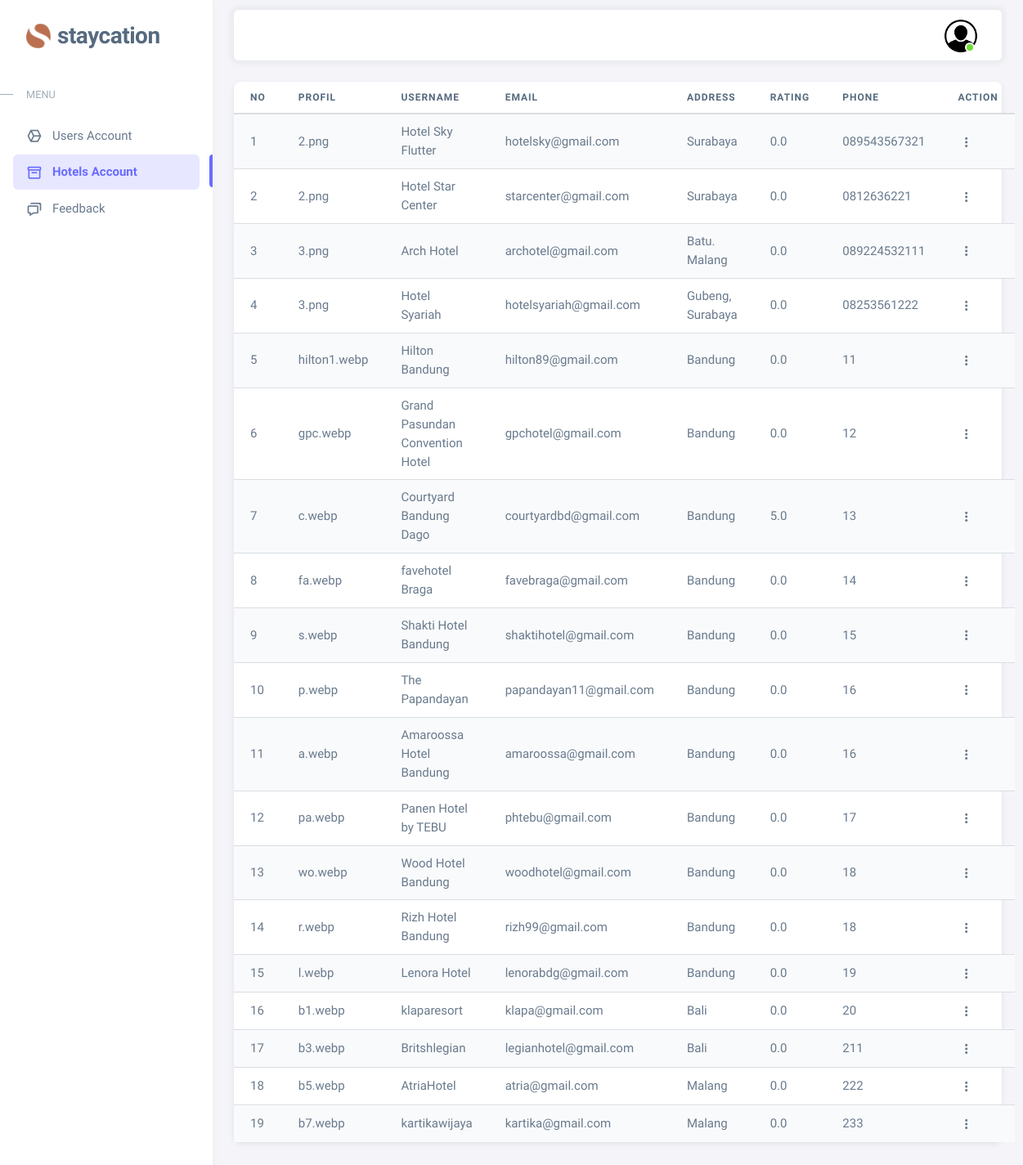
The page /dashboard/admin/akun-hotel.php on the database as committed earlier.
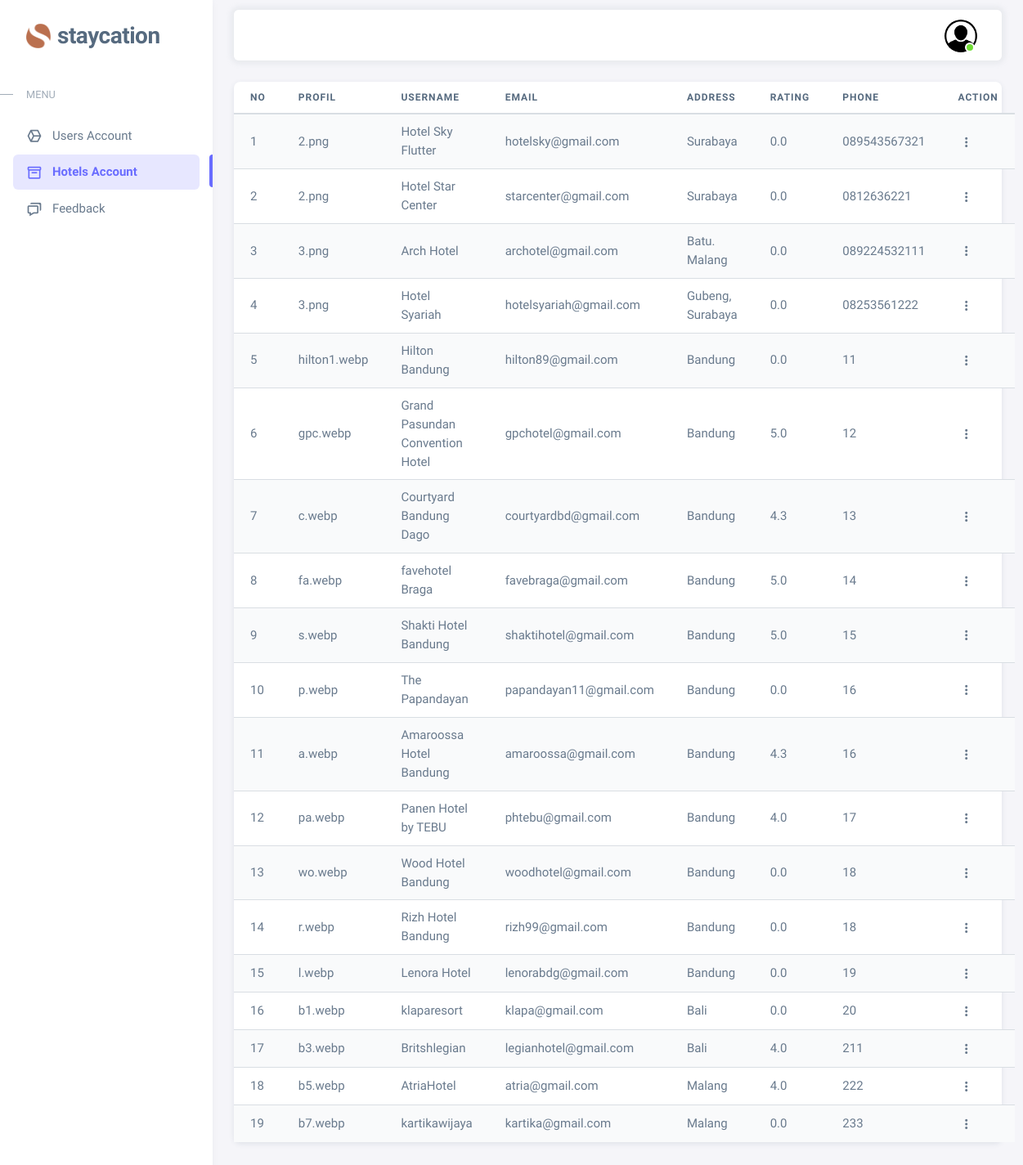
The same page on the database as committed later.
### tables this page shows
CREATE TABLE `hotel` (
  `ID_HOTEL` int(11) NOT NULL,
  `EMAIL_HOTEL` varchar(40) NOT NULL,
  `PASSWORD` varchar(255) NOT NULL,
  `NAMA_HOTEL` varchar(35) NOT NULL,
  `TLP_HOTEL` varchar(15) NOT NULL,
  `ALAMAT` varchar(30) NOT NULL,
  `RATING` decimal(5,1) NOT NULL,
  `ULASAN` varchar(100) NOT NULL,
  `GAMBAR_HOTEL` varchar(255) NOT NULL,
  `DESKRIPSI` varchar(500) NOT NULL
);

### dashboard/admin/akun-hotel.php (the view, shortened to what this page needs)
<?php
  include '../../controller/koneksi.php';
  include '../../partials/header-admin.php'
?>
    <div class="content-wrapper">
      <div class="container-xxl flex-grow-1 container-p-y">
        <div class="card mb-4">
          <table class="table table-striped">
            <thead>
              <tr>
                <th>no</th>
                <th>Profil</th>
                <th>Username</th>
                <th>Email</th>
                <th>Address</th>
                <th>Rating</th>
                <th>phone</th>
                <th>Action</th>
              </tr>
            </thead>
            <tbody class="table-border-bottom-0">
            <?php
            $query = "SELECT * FROM hotel";
            $result = $koneksi->query($query);
            if ($result->num_rows > 0) {
                $counter = 1;
                while ($row = $result->fetch_assoc()) {
                ?>
                <tr>
                    <td><?php echo $counter; ?> </td>
                    <td><?php echo $row['GAMBAR_HOTEL']; ?></td>
                    <td><?php echo $row['NAMA_HOTEL']; ?></td>
                    <td><?php echo $row['EMAIL_HOTEL']; ?></td>
                    <td><?php echo $row['ALAMAT']; ?></td>
                    <td><?php echo $row["RATING"]; ?></td>
                    <td><?php echo $row['TLP_HOTEL']; ?></td>
                    <td>
                        <div class="dropdown">
                            <button type="button" class="btn p-0 dropdown-toggle hide-arrow" data-bs-toggle="dropdown">
                                <i class="bx bx-dots-vertical-rounded"></i>
                            </button>
                        </div>
                    </td>
                </tr>
                <?php
                    $counter++;
                }
            } else {
                echo '<tr><td colspan="9">Tidak ada data pemesanan.</td></tr>';
            }
            ?>
            </tbody>
          </table>
        </div>
    </div>
<?php
    include '../../partials/footer-hotel.php'
?>

Rows that differ between the two databases and show on the page:
changed hotel "gpc.webp": RATING "0.0" → "5.0"
changed hotel "c.webp": RATING "5.0" → "4.3"
changed hotel "fa.webp": RATING "0.0" → "5.0"
changed hotel "s.webp": RATING "0.0" → "5.0"
changed hotel "a.webp": RATING "0.0" → "4.3"
changed hotel "pa.webp": RATING "0.0" → "4.0"
changed hotel "b3.webp": RATING "0.0" → "4.0"
changed hotel "b5.webp": RATING "0.0" → "4.0"
